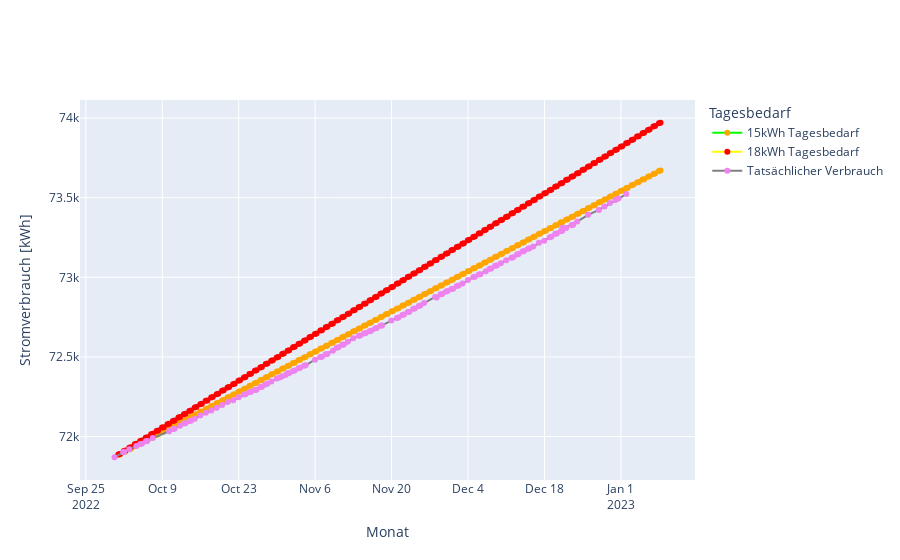

The code cell stored with this chart in its notebook:
### Code cell
from statistics import mode
import plotly.graph_objects as go
from plotly.subplots import make_subplots
fig = make_subplots()
# Add traces
fig.add_trace(
    go.Scatter(x=strom_theorie['Datum'], y=strom_theorie['Stromverbrauch_15kWh']+71870.4, marker_color='orange', 
    name="15kWh Tagesbedarf", 
    mode='lines+markers', line_color='lime'
    ),
    secondary_y=False,
)

fig.add_trace(
    go.Scatter(x=strom_theorie['Datum'], y=strom_theorie['Stromverbrauch_18kWh']+71870.4, marker_color='red', 
    name="18kWh Tagesbedarf", 
    mode='lines+markers', line_color='yellow'
    ),
    secondary_y=False,
)

fig.add_trace(
    go.Scatter(x=strom_oktober['Date'], y=strom_oktober['Zählerstand'], marker_color="violet",
    name="Tatsächlicher Verbrauch",
    mode="lines+markers", line_color='grey'
    )
)
# Set x-axis title
fig.update_xaxes(title_text="Monat")
fig.update_yaxes(title_text="Stromverbrauch [kWh]")
fig.update_layout(legend_title_text='Tagesbedarf', showlegend=True)
# fig.update_layout(legend=dict(
#     yanchor="top",
#     y=0.99,
#     xanchor="left",
#     x=0.01))
fig.show()

### Figure 1 — Plotly figure (JSON) as saved in the notebook; plotly's stock layout.template omitted (floating-point values rounded to 4 significant figures; data arrays with more than 128 entries replaced by an {"elided": "..."} marker saying what was removed)
{"data": [{"line": {"color": "lime"}, "marker": {"color": "orange"}, "mode": "lines+markers", "name": "15kWh Tagesbedarf", "type": "scatter", "x": {"elided": "200 str values"}, "xaxis": "x", "y": {"elided": "200 float values"}, "yaxis": "y"}, {"line": {"color": "yellow"}, "marker": {"color": "red"}, "mode": "lines+markers", "name": "18kWh Tagesbedarf", "type": "scatter", "x": {"elided": "200 str values"}, "xaxis": "x", "y": {"elided": "200 float values"}, "yaxis": "y"}, {"line": {"color": "grey"}, "marker": {"color": "violet"}, "mode": "lines+markers", "name": "Tatsächlicher Verbrauch", "type": "scatter", "x": {"elided": "136 str values"}, "y": {"elided": "136 float values"}}], "layout": {"legend": {"title": {"text": "Tagesbedarf"}}, "showlegend": true, "xaxis": {"anchor": "y", "domain": [0, 1], "title": {"text": "Monat"}}, "yaxis": {"anchor": "x", "domain": [0, 1], "title": {"text": "Stromverbrauch [kWh]"}}}}
